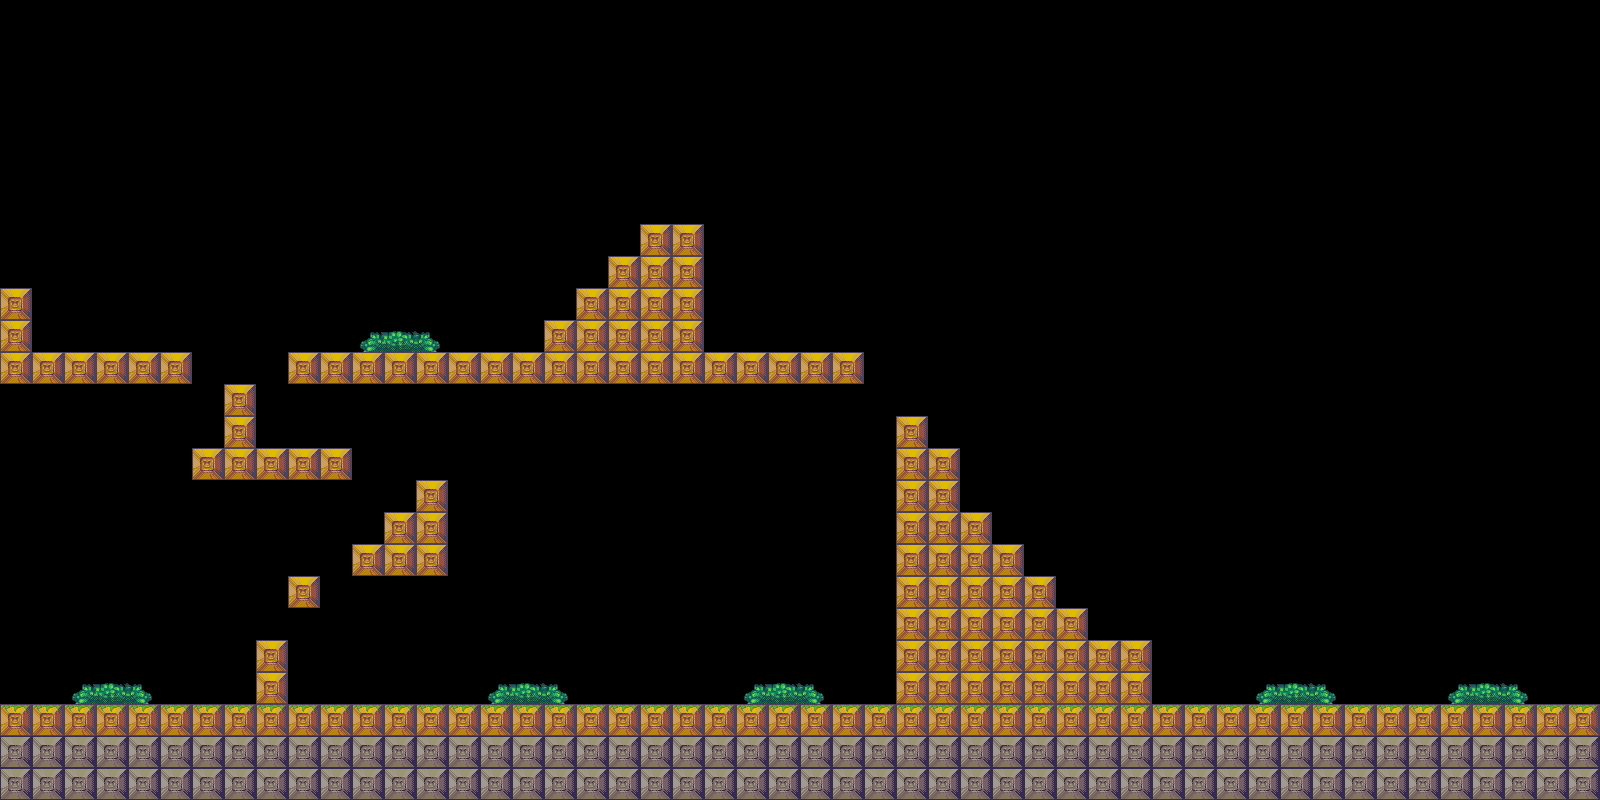

Tiled map render using the project's own tile images. Description and the whole map definition, tile-layer contents included, below:
An orthogonal 50x25 tile map with 32x32 px tiles, 2 tile layers (Tile Layer 1, Tile Layer 2).

<map version="1.0" tiledversion="1.0.2" orientation="orthogonal" renderorder="left-up" width="50" height="25" tilewidth="32" tileheight="32" nextobjectid="1">
 <tileset firstgid="1" source="retro_tiled_tileset.tsx" />
 <imagelayer name="Image Layer 1">
  <image source="Background.png" width="1920" height="1080" />
 </imagelayer>
 <layer name="Tile Layer 1" width="50" height="25">
  <data encoding="csv">
0,0,0,0,0,0,0,0,0,0,0,0,0,0,0,0,0,0,0,0,0,0,0,0,0,0,0,0,0,0,0,0,0,0,0,0,0,0,0,0,0,0,0,0,0,0,0,0,0,0,
0,0,0,0,0,0,0,0,0,0,0,0,0,0,0,0,0,0,0,0,0,0,0,0,0,0,0,0,0,0,0,0,0,0,0,0,0,0,0,0,0,0,0,0,0,0,0,0,0,0,
0,0,0,0,0,0,0,0,0,0,0,0,0,0,0,0,0,0,0,0,0,0,0,0,0,0,0,0,0,0,0,0,0,0,0,0,0,0,0,0,0,0,0,0,0,0,0,0,0,0,
0,0,0,0,0,0,0,0,0,0,0,0,0,0,0,0,0,0,0,0,0,0,0,0,0,0,0,0,0,0,0,0,0,0,0,0,0,0,0,0,0,0,0,0,0,0,0,0,0,0,
0,0,0,0,0,0,0,0,0,0,0,0,0,0,0,0,0,0,0,0,0,0,0,0,0,0,0,0,0,0,0,0,0,0,0,0,0,0,0,0,0,0,0,0,0,0,0,0,0,0,
0,0,0,0,0,0,0,0,0,0,0,0,0,0,0,0,0,0,0,0,0,0,0,0,0,0,0,0,0,0,0,0,0,0,0,0,0,0,0,0,0,0,0,0,0,0,0,0,0,0,
0,0,0,0,0,0,0,0,0,0,0,0,0,0,0,0,0,0,0,0,0,0,0,0,0,0,0,0,0,0,0,0,0,0,0,0,0,0,0,0,0,0,0,0,0,0,0,0,0,0,
0,0,0,0,0,0,0,0,0,0,0,0,0,0,0,0,0,0,0,0,2,2,0,0,0,0,0,0,0,0,0,0,0,0,0,0,0,0,0,0,0,0,0,0,0,0,0,0,0,0,
0,0,0,0,0,0,0,0,0,0,0,0,0,0,0,0,0,0,0,2,2,2,0,0,0,0,0,0,0,0,0,0,0,0,0,0,0,0,0,0,0,0,0,0,0,0,0,0,0,0,
2,0,0,0,0,0,0,0,0,0,0,0,0,0,0,0,0,0,2,2,2,2,0,0,0,0,0,0,0,0,0,0,0,0,0,0,0,0,0,0,0,0,0,0,0,0,0,0,0,0,
2,0,0,0,0,0,0,0,0,0,0,6,7,8,0,0,0,2,2,2,2,2,0,0,0,0,0,0,0,0,0,0,0,0,0,0,0,0,0,0,0,0,0,0,0,0,0,0,0,0,
2,2,2,2,2,2,0,0,0,2,2,2,2,2,2,2,2,2,2,2,2,2,2,2,2,2,2,0,0,0,0,0,0,0,0,0,0,0,0,0,0,0,0,0,0,0,0,0,0,0,
0,0,0,0,0,0,0,2,0,0,0,0,0,0,0,0,0,0,0,0,0,0,0,0,0,0,0,0,0,0,0,0,0,0,0,0,0,0,0,0,0,0,0,0,0,0,0,0,0,0,
0,0,0,0,0,0,0,2,0,0,0,0,0,0,0,0,0,0,0,0,0,0,0,0,0,0,0,0,2,0,0,0,0,0,0,0,0,0,0,0,0,0,0,0,0,0,0,0,0,0,
0,0,0,0,0,0,2,2,2,2,2,0,0,0,0,0,0,0,0,0,0,0,0,0,0,0,0,0,2,2,0,0,0,0,0,0,0,0,0,0,0,0,0,0,0,0,0,0,0,0,
0,0,0,0,0,0,0,0,0,0,0,0,0,2,0,0,0,0,0,0,0,0,0,0,0,0,0,0,2,2,0,0,0,0,0,0,0,0,0,0,0,0,0,0,0,0,0,0,0,0,
0,0,0,0,0,0,0,0,0,0,0,0,2,2,0,0,0,0,0,0,0,0,0,0,0,0,0,0,2,2,2,0,0,0,0,0,0,0,0,0,0,0,0,0,0,0,0,0,0,0,
0,0,0,0,0,0,0,0,0,0,0,2,2,2,0,0,0,0,0,0,0,0,0,0,0,0,0,0,2,2,2,2,0,0,0,0,0,0,0,0,0,0,0,0,0,0,0,0,0,0,
0,0,0,0,0,0,0,0,0,2,0,0,0,0,0,0,0,0,0,0,0,0,0,0,0,0,0,0,2,2,2,2,2,0,0,0,0,0,0,0,0,0,0,0,0,0,0,0,0,0,
0,0,0,0,0,0,0,0,0,0,0,0,0,0,0,0,0,0,0,0,0,0,0,0,0,0,0,0,2,2,2,2,2,2,0,0,0,0,0,0,0,0,0,0,0,0,0,0,0,0,
0,0,0,0,0,0,0,0,2,0,0,0,0,0,0,0,0,0,0,0,0,0,0,0,0,0,0,0,2,2,2,2,2,2,2,2,0,0,0,0,0,0,0,0,0,0,0,0,0,0,
0,0,6,7,8,0,0,0,2,0,0,0,0,0,0,6,7,8,0,0,0,0,0,6,7,8,0,0,2,2,2,2,2,2,2,2,0,0,0,6,7,8,0,0,0,6,7,8,0,0,
3,3,3,3,3,3,3,3,3,3,3,3,3,3,3,3,3,3,3,3,3,3,3,3,3,3,3,3,3,3,3,3,3,3,3,3,3,3,3,3,3,3,3,3,3,3,3,3,3,3,
5,5,5,5,5,5,5,5,5,5,5,5,5,5,5,5,5,5,5,5,5,5,5,5,5,5,5,5,5,5,5,5,5,5,5,5,5,5,5,5,5,5,5,5,5,5,5,5,5,5,
5,5,5,5,5,5,5,5,5,5,5,5,5,5,5,5,5,5,5,5,5,5,5,5,5,5,5,5,5,5,5,5,5,5,5,5,5,5,5,5,5,5,5,5,5,5,5,5,5,5
</data>
 </layer>
 <layer name="Tile Layer 2" width="50" height="25">
  <data encoding="csv">
0,0,0,0,0,0,0,0,0,0,0,0,0,0,0,0,0,0,0,0,0,0,0,0,0,0,0,0,0,0,0,0,0,0,0,0,0,0,0,0,0,0,0,0,0,0,0,0,0,0,
0,0,0,0,0,0,0,0,0,0,0,0,0,0,0,0,0,0,0,0,0,0,0,0,0,0,0,0,0,0,0,0,0,0,0,0,0,0,0,0,0,0,0,0,0,0,0,0,0,0,
0,0,0,0,0,0,0,0,0,0,0,0,0,0,0,0,0,0,0,0,0,0,0,0,0,0,0,0,0,0,0,0,0,0,0,0,0,0,0,0,0,0,0,0,0,0,0,0,0,0,
0,0,0,0,0,0,0,0,0,0,0,0,0,0,0,0,0,0,0,0,0,0,0,0,0,0,0,0,0,0,0,0,0,0,0,0,0,0,0,0,0,0,0,0,0,0,0,0,0,0,
0,0,0,0,0,0,0,0,0,0,0,0,0,0,0,0,0,0,0,0,0,0,0,0,0,0,0,0,0,0,0,0,0,0,0,0,0,0,0,0,0,0,0,0,0,0,0,0,0,0,
0,0,0,0,0,0,0,0,0,0,0,0,0,0,0,0,0,0,0,0,0,0,0,0,0,0,0,0,0,0,0,0,0,0,0,0,0,0,0,0,0,0,0,0,0,0,0,0,0,0,
0,0,0,0,0,0,0,0,0,0,0,0,0,0,0,0,0,0,0,0,0,0,0,0,0,0,0,0,0,0,0,0,0,0,0,0,0,0,0,0,0,0,0,0,0,0,0,0,0,0,
0,0,0,0,0,0,0,0,0,0,0,0,0,0,0,0,0,0,0,0,0,0,0,0,0,0,0,0,0,0,0,0,0,0,0,0,0,0,0,0,0,0,0,0,0,0,0,0,0,0,
0,0,0,0,0,0,0,0,0,0,0,0,0,0,0,0,0,0,0,0,0,0,0,0,0,0,0,0,0,0,0,0,0,0,0,0,0,0,0,0,0,0,0,0,0,0,0,0,0,0,
0,0,0,0,0,0,0,0,0,0,0,0,0,0,0,0,0,0,0,0,0,0,0,0,0,0,0,0,0,0,0,0,0,0,0,0,0,0,0,0,0,0,0,0,0,0,0,0,0,0,
0,0,0,0,0,0,0,0,0,0,0,0,0,0,0,0,0,0,0,0,0,0,0,0,0,0,0,0,0,0,0,0,0,0,0,0,0,0,0,0,0,0,0,0,0,0,0,0,0,0,
0,0,0,0,0,0,0,0,0,0,0,0,0,0,0,0,0,0,0,0,0,0,0,0,0,0,0,0,0,0,0,0,0,0,0,0,0,0,0,0,0,0,0,0,0,0,0,0,0,0,
0,0,0,0,0,0,0,0,0,0,0,0,0,0,0,0,0,0,0,0,0,0,0,0,0,0,0,0,0,0,0,0,0,0,0,0,0,0,0,0,0,0,0,0,0,0,0,0,0,0,
0,0,0,0,0,0,0,0,0,0,0,0,0,0,0,0,0,0,0,0,0,0,0,0,0,0,0,0,0,0,0,0,0,0,0,0,0,0,0,0,0,0,0,0,0,0,0,0,0,0,
0,0,0,0,0,0,0,0,0,0,0,0,0,0,0,0,0,0,0,0,0,0,0,0,0,0,0,0,0,0,0,0,0,0,0,0,0,0,0,0,0,0,0,0,0,0,0,0,0,0,
0,0,0,0,0,0,0,0,0,0,0,0,0,0,0,0,0,0,0,0,0,0,0,0,0,0,0,0,0,0,0,0,0,0,0,0,0,0,0,0,0,0,0,0,0,0,0,0,0,0,
0,0,0,0,0,0,0,0,0,0,0,0,0,0,0,0,0,0,0,0,0,0,0,0,0,0,0,0,0,0,0,0,0,0,0,0,0,0,0,0,0,0,0,0,0,0,0,0,0,0,
0,0,0,0,0,0,0,0,0,0,0,0,0,0,0,0,0,0,0,0,0,0,0,0,0,0,0,0,0,0,0,0,0,0,0,0,0,0,0,0,0,0,0,0,0,0,0,0,0,0,
0,0,0,0,0,0,0,0,0,0,0,0,0,0,0,0,0,0,0,0,0,0,0,0,0,0,0,0,0,0,0,0,0,0,0,0,0,0,0,0,0,0,0,0,0,0,0,0,0,0,
0,0,0,0,0,0,0,0,0,0,0,0,0,0,0,0,0,0,0,0,0,0,0,0,0,0,0,0,0,0,0,0,0,0,0,0,0,0,0,0,0,0,0,0,0,0,0,0,0,0,
0,0,0,0,0,0,0,0,0,0,0,0,0,0,0,0,0,0,0,0,0,0,0,0,0,0,0,0,0,0,0,0,0,0,0,0,0,0,0,0,0,0,0,0,0,0,0,0,0,0,
0,0,0,0,0,0,0,0,0,0,0,0,0,0,0,0,0,0,0,0,0,0,0,0,0,0,0,0,0,0,0,0,0,0,0,0,0,0,0,0,0,0,0,0,0,0,0,0,0,0,
0,0,0,0,0,0,0,0,0,0,0,0,0,0,0,0,0,0,0,0,0,0,0,0,0,0,0,0,0,0,0,0,0,0,0,0,0,0,0,0,0,0,0,0,0,0,0,0,0,0,
0,0,0,0,0,0,0,0,0,0,0,0,0,0,0,0,0,0,0,0,0,0,0,0,0,0,0,0,0,0,0,0,0,0,0,0,0,0,0,0,0,0,0,0,0,0,0,0,0,0,
0,0,0,0,0,0,0,0,0,0,0,0,0,0,0,0,0,0,0,0,0,0,0,0,0,0,0,0,0,0,0,0,0,0,0,0,0,0,0,0,0,0,0,0,0,0,0,0,0,0
</data>
 </layer>
</map>